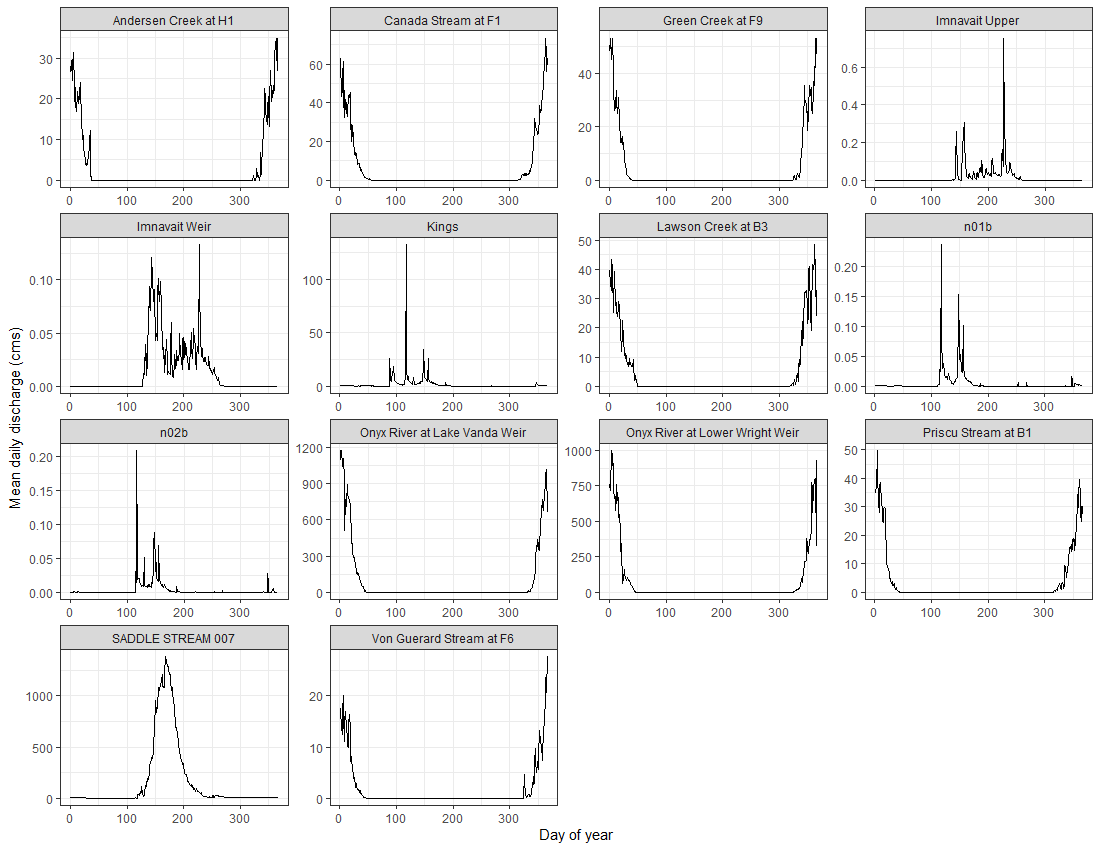

Reproduce this figure in R.
#get list of sites in concatenated discharge file
summary(all_discharge)
unique(all_discharge$site)

all_discharge_NAomit = na.omit(all_discharge)
unique(all_discharge_NAomit$site.name)

#plot range of Q by site
library(ggplot2)
ggplot(all_discharge_NAomit, aes(x=site.name, y=Q))+
  geom_boxplot(outlier.shape=NA)+
  scale_y_continuous(limits=c(0,0.02))+
  theme_bw()+
  theme(axis.text.x=element_text(angle=90))

median(all_discharge_NAomit$Q[all_discharge_NAomit$site.name=="Imnavait Weir"])

#subset sites with median 0 discharge values
library(dplyr)
mutate(as.Date(as.numeric(all_discharge_NAomit$Date), origin = "1970-01-01"))
#date is giving error; remove for subsetting
discharge_nodate = data.frame(site.name=all_discharge_NAomit$site.name,
                              Q=all_discharge_NAomit$Q)
median_zero_Q = 
  discharge_nodate %>%
  group_by(site.name) %>%
  summarize(
    medianQ = median(Q)
  )

median_zero_Q = subset(median_zero_Q, median_zero_Q$medianQ==0)
zero_Q_sites = c(median_zero_Q$site.name)

#subset sites from all_dsicharge files with 0 median Q
median_zero_sites = all_discharge_NAomit[all_discharge_NAomit$site.name %in% zero_Q_sites,]
length(unique(median_zero_sites$site.name))

#plot annual hydrograph for 14 sites
library(lubridate)
median_zero_sites$year = year(median_zero_sites$Date)
median_zero_sites$yday = yday(median_zero_sites$Date)
median_zero_sites = subset(median_zero_sites, select=-c(Date))

annual_Q_median_0 =
  median_zero_sites %>%
  group_by(site.name, yday) %>%
  summarize(
    meanQ = mean(Q)
  )

ggplot(annual_Q_median_0, aes(x=yday, y=meanQ))+
  geom_line()+
  xlab("Day of year")+
  ylab("Mean daily discharge (cms)")+
  facet_wrap(~site.name, scales="free")+
  theme_bw()


#remove zeros from discharge files, get median Q flow values
discharge_abvzero = data.frame(site.name=discharge_nodate$site.name,
                               Q=ifelse(discharge_nodate$Q==0, NA, discharge_nodate$Q))
discharge_abvzero = na.omit(discharge_abvzero)

ggplot(discharge_abvzero, aes(x=site.name, y=Q))+
  geom_boxplot(outlier.shape=NA)+
  scale_y_continuous(limits=c(0,1))+
  theme_bw()+
  theme(axis.text.x=element_text(angle=90))


median_abvzero_Q = 
  discharge_abvzero %>%
  group_by(site.name) %>%
  summarize(
    medianQ = median(Q)
  )

#Imnavait Weir median Q (during flow period) = 1.6e-2
#subset sites with median Q with similar median Q
median_abvzero_Q = subset(median_abvzero_Q, median_abvzero_Q$medianQ<=0.1)
abvzero_Q_sites = c(median_abvzero_Q$site.name,"ws1","ws2","ws3","ws6")
median_abvzero_sites = all_discharge_NAomit[all_discharge_NAomit$site.name %in% abvzero_Q_sites,]
length(unique(median_abvzero_sites$site.name))

#plot hydrograph of all sites with median flow values similar to Imnavait
median_abvzero_sites$Date = as.Date(median_abvzero_sites$Date)
median_abvzero_sites$yday = yday(median_abvzero_sites$Date)
#remove Date; getting error with dplyr functions
median_abvzero_sites = subset(median_abvzero_sites, select=-c(Date))

annual_Q_median_abv0 =
  median_abvzero_sites %>%
  group_by(site.name, yday) %>%
  summarize(
    meanQ = mean(Q)
  )

ggplot(annual_Q_median_abv0, aes(x=yday, y=meanQ))+
  geom_line()+
  geom_hline(
    data=annual_Q_median_abv0 %>%
      group_by(site.name) %>%
      summarize(line=mean(median(meanQ))),
    mapping=aes(yintercept=line), color="red", linetype="dashed"
  )+
  xlab("Day of year")+
  ylab("Mean daily discharge (cms)")+
  facet_wrap(~site.name, scales="free")+
  theme_bw(base_size=15)
